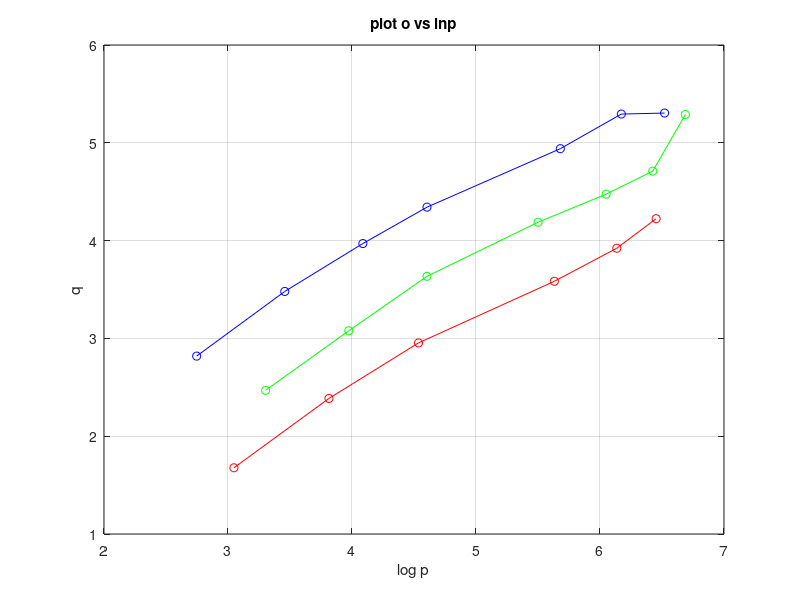

MATLAB code for this plot:
%Determination of heat of adsorption from Clausius-Clayperon equation:
% delta_H_iso = -R*((T)^2)*d(lnp)/dT = -R*d(lnp)/d(1/T)
%Fitting of Langmuir isotherm and determination of heat of adsorption

%At T = 310.9K
p1 = [15.6 31.74 59.6 99.97 293 479.2 679.1]; %kPa
q1 = [2.819 3.48 3.97 4.342 4.94 5.294 5.304]; %mmol/g
y1 = p1./q1;
x1 = p1;

%At T = 338.7K
p2 = [27.2 53.2 99.97 244.8 424 617.1 803.2]; %kPa
q2 = [2.469 3.078 3.635 4.188 4.475 4.71 5.289]; %mmol/g
y2 = p2./q2;
x2 = p2;

%At T = 366.5K
p3 = [21.07 45.33 93.34 279.2 461.9 634.3]; %kPa
q3 = [1.677 2.386 2.954 3.584 3.922 4.224]; %mmol/g
y3 = p3./q3;
x3 = p3;

%plotiing p vs q
figure(1)
f1 = plot(log(p1), q1, 'bo-'); grid on; hold on;
f2 = plot(log(p2), q2, 'go-'); grid on; hold on;
f3 = plot(log(p3), q3, 'ro-'); grid on; hold on;
xlabel('log p');
ylabel('q');
title('plot o vs lnp');
